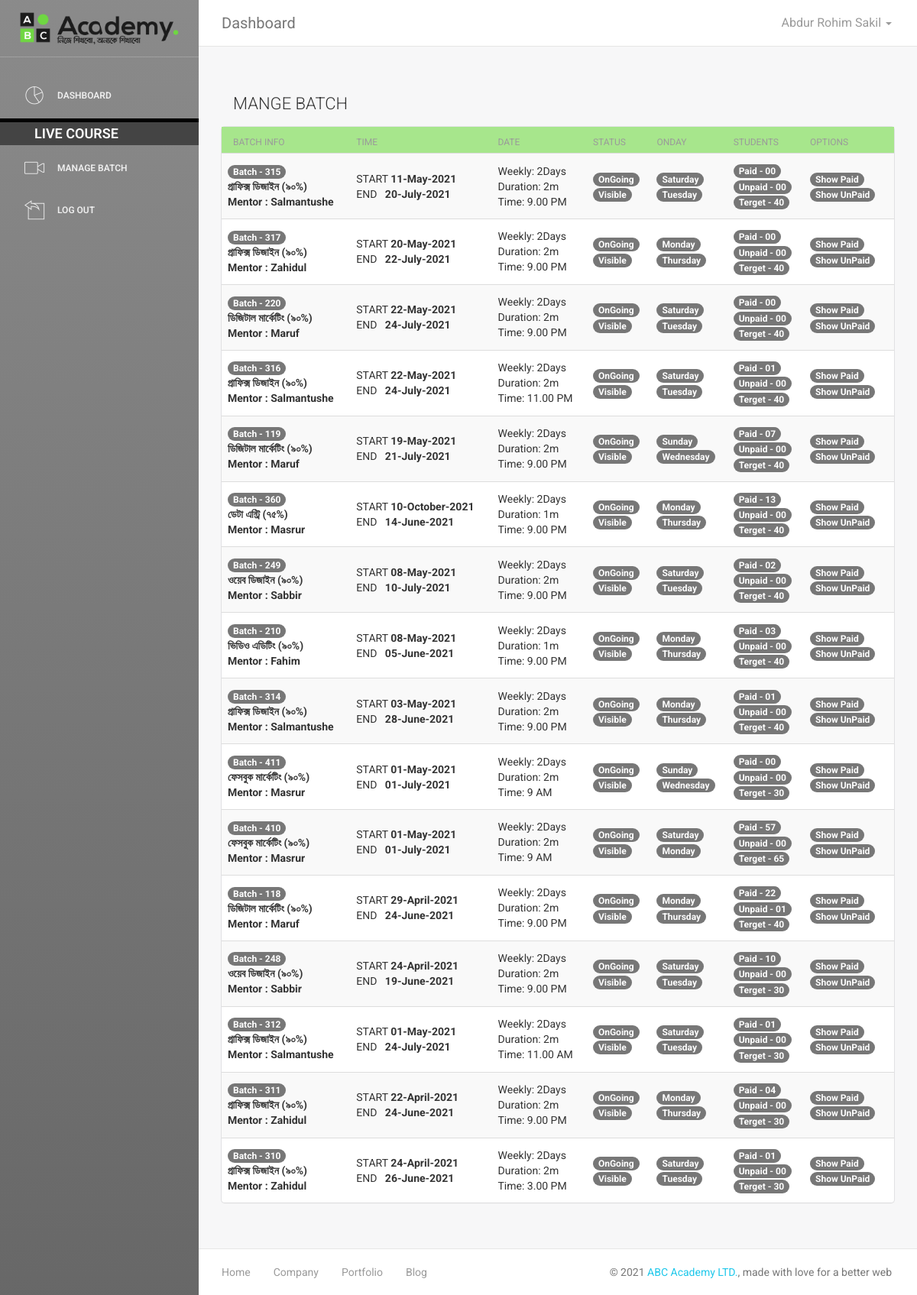
/online-academy/admin/manage-batchs-support.php (signed in), run on the app's committed database.
### tables this page shows
CREATE TABLE `staff` (
  `stf_user_id` int(11) NOT NULL,
  `stf_id` varchar(20) NOT NULL,
  `stf_name` text DEFAULT NULL,
  `stf_pass` text DEFAULT NULL,
  `stf_type` int(11) DEFAULT NULL,
  `stf_phone` text DEFAULT NULL,
  `stf_email` text DEFAULT NULL,
  `stf_sex` int(11) DEFAULT NULL,
  `stf_joining_date` text DEFAULT NULL,
  `stf_facebook` text DEFAULT NULL,
  `stf_desiganation` text DEFAULT NULL,
  `stf_online_offline` int(11) NOT NULL,
  `stf_address` text DEFAULT NULL,
  `stf_notes` text DEFAULT NULL,
  `stf_discription` varchar(500) DEFAULT NULL,
  `stf_photo` text DEFAULT NULL
);

CREATE TABLE `batchs` (
  `b_id` int(11) NOT NULL,
  `b_name` text DEFAULT NULL,
  `b_couse` int(11) DEFAULT NULL,
  `b_creation_date` text DEFAULT NULL,
  `b_day` text DEFAULT NULL,
  `b_month` text DEFAULT NULL,
  `b_year` text DEFAULT NULL,
  `b_class_on_week` int(11) DEFAULT NULL,
  `bc_duration` text DEFAULT NULL,
  `b_end_day` varchar(11) DEFAULT NULL,
  `b_end_month` varchar(11) DEFAULT NULL,
  `b_end_year` varchar(11) DEFAULT NULL,
  `b_class_time` varchar(11) DEFAULT NULL,
  `b_class_time_ampm` varchar(11) DEFAULT NULL,
  `b_mentor` varchar(11) DEFAULT NULL,
  `b_on_day_saturday` varchar(11) DEFAULT NULL,
  `b_on_day_sunday` varchar(11) DEFAULT NULL,
  `b_on_day_tuesday` varchar(11) DEFAULT NULL,
  `b_on_day_wednesday` varchar(11) DEFAULT NULL,
  `b_on_day_thursday` varchar(11) DEFAULT NULL,
  `b_on_day_friday` varchar(11) DEFAULT NULL,
  `b_on_day_monday` varchar(11) DEFAULT NULL,
  `b_terget` int(11) DEFAULT NULL,
  `b_visibility` int(11) DEFAULT NULL,
  `b_status` int(11) DEFAULT NULL
);

CREATE TABLE `online_courses` (
  `oc_id` int(11) NOT NULL,
  `oc_name` text DEFAULT NULL,
  `oc_name_short` text DEFAULT NULL,
  `oc_short_discription` varchar(200) DEFAULT NULL,
  `oc_duration` text DEFAULT NULL,
  `oc_orginal_fee` int(11) DEFAULT NULL,
  `oc_discunt_fee` int(11) DEFAULT NULL,
  `oc_discunt_percent` text DEFAULT NULL,
  `oc_date` text DEFAULT NULL,
  `oc_status` int(11) DEFAULT NULL,
  `oc_visibility` int(11) DEFAULT NULL
);

### online-academy/connection.inc.php (called while the page is built, shortened)
<?php
$servername = "localhost";
$username = "abcacademy_usr";
$password = "=*QD@v8!+,Ln";
$dbname = "abcacademy_abcdb";
$con = mysqli_connect($servername, $username, $password, $dbname);
$con->set_charset('utf8');
$np2con = $con;
$site_link = 'https://www.abcacademy.net';
	 if(isset($_SESSION['abca_sa_signed_in']) AND $_SESSION['abca_sa_signed_in'] == true)
	{
	$queryv = mysqli_query($con,"SELECT * FROM staff  inner join
	desiganation
	on
	staff.stf_desiganation = desiganation.d_id where stf_id = '{$_SESSION['abca_sa_user_id']}'");
	while ($rowc = mysqli_fetch_array($queryv)) {
	$di_stf_name = $rowc['stf_name'];
	}
	}
				function batch_students_count($batch_number,$course_id,$cmd){
			global $np2con;
			if($cmd == 'paid'){
			$queryc = mysqli_query($np2con,"SELECT st_id FROM online_students where st_batch_number = '".$batch_number."' AND st_course_name = '".$course_id."' AND st_payment_status = '1'");
			$cnt = mysqli_num_rows($queryc);
			return sprintf('%02d', $cnt);
			}
			if($cmd == 'unpaid'){
			$querycc = mysqli_query($np2con,"SELECT st_id FROM online_students where st_batch_number = '".$batch_number."'  AND st_course_name = '".$course_id."' AND st_payment_status = '0'");
			$cntc = mysqli_num_rows($querycc);
			return sprintf('%02d', $cntc);
			}
		}
?>

### online-academy/admin/manage-batchs-support.php (the view, shortened to what this page needs)
<?php include('header.php');
    	$page = (int) (!isset($_GET["page"]) ? 1 : $_GET["page"]);
    	$limit = 20;
    	$startpoint = ($page * $limit) - $limit;
?>
        <div class="content">
         <div class="container-fluid">
                <div class="row">
                    <div class="col-sm-12">
                        <div class="page-title-box">
                            <h4 class="page-title">MANGE BATCH</h4>
                        </div>
                    </div>
                </div>
                <div class="row">
                   <div class="col-12">
                        <div class="card">
                            <div class="card-body">
								    <section>
        <table class="table  table-striped">
		  <thead style="background: #a7e68c;">
		  <tr>
		  <th>Batch Info</th>
		  <th>Time</th>
		  <th>Date </th>
		  <th>Status</th>
		  <th>Onday</th>
		  <th>Students</th>
		  <th>Options</th></tr> </thead>
		  <tbody>
		<?php
		   $query = mysqli_query($np2con,"SELECT * FROM batchs Inner Join online_courses on batchs.b_couse = online_courses.oc_id  order by b_id DESC LIMIT {$startpoint}, {$limit}");
while ($row = mysqli_fetch_array($query)) {
	echo '<tr>
		  <th scope="row">
		  <span class="badge badge-success">Batch - '.$row ['b_name'].'</span><br>
		  '.$row ['oc_name'].'<br>
		  Mentor : '.$row ['b_mentor'].'</th>
		  <td>
		  START <b>'.$row ['b_day'].'-'.date("F", mktime(0, 0, 0, $row ['b_month'], 10)).'-'.$row ['b_year'].'</b><br>
		  END&nbsp;&nbsp; <b>'.$row ['b_end_day'].'-'.date("F", mktime(0, 0, 0, $row ['b_end_month'], 10)).'-'.$row ['b_end_year'].'</b>
		  </td>
			<td>
			Weekly: '.$row ['b_class_on_week'].'Days<br>
			Duration: '.$row ['bc_duration'].'<br>
			Time: '.$row ['b_class_time'].' '.$row ['b_class_time_ampm'].'<br>
			</td>
		  ';
		  echo'<td>';
		  if($row ['b_status']== '1'){
			echo '<span class="badge badge-success">OnGoing</span>';
		  }else {echo '<span class="badge badge-danger">Booked</span>';}
			echo '<br>';
			if($row ['b_visibility']== '1'){
			echo '<span class="badge badge-success">Visible</span>';
		  }else {echo '<span class="badge badge-danger">Hidden</span>';}
		  echo'</td>';
		 echo '<td>';
		  if($row ['b_on_day_saturday'] == '1'){echo '<span class="badge badge-info">Saturday</span><br>';}
		  if($row ['b_on_day_sunday'] == '1'){echo '<span class="badge badge-info">Sunday</span><br>';}
		  if($row ['b_on_day_monday'] == '1'){echo '<span class="badge badge-info">Monday</span><br>';}
		  if($row ['b_on_day_tuesday'] == '1'){echo '<span class="badge badge-info">Tuesday</span><br>';}
		  if($row ['b_on_day_wednesday'] == '1'){echo '<span class="badge badge-info">Wednesday</span><br>';}
		  if($row ['b_on_day_thursday'] == '1'){echo '<span class="badge badge-info">Thursday</span><br>';}
		  echo'</td>';
			 echo '<td>
			 <span class="badge badge-success">Paid - '.batch_students_count($row ['b_name'],$row ['oc_id'],'paid').'</span><br>
			 <span class="badge badge-danger">Unpaid - '.batch_students_count($row ['b_name'],$row ['oc_id'],'unpaid').'</span><br>
			 <span class="badge badge-info">Terget - '.$row ['b_terget'].'</span><br>
			 </td>';
			  echo'<td>';
		  echo '
<a  href="'.$site_link.'/admin/show-batch-students.php?batch='.$row ['b_name'].'&course='.$row ['oc_id'].'&cmd=paid" class="badge badge-success" >Show Paid</a><br>
<a  href="'.$site_link.'/admin/show-batch-students.php?batch='.$row ['b_name'].'&course='.$row ['oc_id'].'&cmd=unpaid" class="badge badge-info" >Show UnPaid</a><br>
</td>
		  </tr> ';
}
		  ?>
		  </tbody> </table> </div></div>
							</div>
                    </div>
                   </div>
        </div>
<?php include('footer.php') ?>

### online-academy/admin/header.php (shortened to what this page needs)
<?php
require '../connection.inc.php';
?>
<!doctype html>
<html lang="en">
<head>
    <link href="assets/css/bootstrap.min.css" rel="stylesheet" />
    <link href="custom.css" rel="stylesheet" />
    <link href="assets/css/animate.min.css" rel="stylesheet"/>
    <link href="assets/css/light-bootstrap-dashboard.css?v=1.4.0" rel="stylesheet"/>
    <link href="assets/css/demo.css" rel="stylesheet" />
    <link href="http://maxcdn.bootstrapcdn.com/font-awesome/4.2.0/css/font-awesome.min.css" rel="stylesheet">
    <link href="assets/css/pe-icon-7-stroke.css" rel="stylesheet" />
</head>
<body>
<div class="wrapper">
   <?php include('sidebar.php')?>
    <div class="main-panel">
        <nav class="navbar navbar-default navbar-fixed">
            <div class="container-fluid">
                <div class="navbar-header">
                    <a class="navbar-brand" href="#">Dashboard</a>
                </div>
                <div class="collapse navbar-collapse">
                    <ul class="nav navbar-nav navbar-right">
                        <li class="dropdown">
                              <a href="#" class="dropdown-toggle" data-toggle="dropdown">
                                    <p>
										<?php echo $di_stf_name ?>
										<b class="caret"></b>
									</p>
                              </a>
                        </li>
                    </ul>
                </div>
            </div>
        </nav>

### data on the page
staff: stf_name "Abdur Rohim Sakil"
batchs: b_name "315", online_courses.oc_name "গ্রাফিক্স ডিজাইন (৯০%)", b_mentor "Salmantushe", b_day "11", b_month "May", b_year "2021", b_end_day "20", b_end_month "July", b_end_year "2021", b_class_on_week "2", bc_duration "2m", b_class_time "9.00", b_class_time_ampm "PM", b_status "OnGoing", b_visibility "Visible", b_on_day_saturday "Saturday", b_on_day_tuesday "Tuesday", oc_id "00", b_terget "40"
batchs: b_name "317", online_courses.oc_name "গ্রাফিক্স ডিজাইন (৯০%)", b_mentor "Zahidul", b_day "20", b_month "May", b_year "2021", b_end_day "22", b_end_month "July", b_end_year "2021", b_class_on_week "2", bc_duration "2m", b_class_time "9.00", b_class_time_ampm "PM", b_status "OnGoing", b_visibility "Visible", b_on_day_monday "Monday", b_on_day_thursday "Thursday", oc_id "00", b_terget "40"
batchs: b_name "220", online_courses.oc_name "ডিজিটাল মার্কেটিং (৯০%)", b_mentor "Maruf", b_day "22", b_month "May", b_year "2021", b_end_day "24", b_end_month "July", b_end_year "2021", b_class_on_week "2", bc_duration "2m", b_class_time "9.00", b_class_time_ampm "PM", b_status "OnGoing", b_visibility "Visible", b_on_day_saturday "Saturday", b_on_day_tuesday "Tuesday", oc_id "00", b_terget "40"
batchs: b_name "316", online_courses.oc_name "গ্রাফিক্স ডিজাইন (৯০%)", b_mentor "Salmantushe", b_day "22", b_month "May", b_year "2021", b_end_day "24", b_end_month "July", b_end_year "2021", b_class_on_week "2", bc_duration "2m", b_class_time "11.00", b_class_time_ampm "PM", b_status "OnGoing", b_visibility "Visible", b_on_day_saturday "Saturday", b_on_day_tuesday "Tuesday", oc_id "01", oc_id "00", b_terget "40"
batchs: b_name "119", online_courses.oc_name "ডিজিটাল মার্কেটিং (৯০%)", b_mentor "Maruf", b_day "19", b_month "May", b_year "2021", b_end_day "21", b_end_month "July", b_end_year "2021", b_class_on_week "2", bc_duration "2m", b_class_time "9.00", b_class_time_ampm "PM", b_status "OnGoing", b_visibility "Visible", b_on_day_sunday "Sunday", b_on_day_wednesday "Wednesday", oc_id "07", oc_id "00", b_terget "40"
batchs: b_name "360", online_courses.oc_name "ডেটা এন্ট্রি (৭৫%)", b_mentor "Masrur", b_day "10", b_month "October", b_year "2021", b_end_day "14", b_end_month "June", b_end_year "2021", b_class_on_week "2", bc_duration "1m", b_class_time "9.00", b_class_time_ampm "PM", b_status "OnGoing", b_visibility "Visible", b_on_day_monday "Monday", b_on_day_thursday "Thursday", oc_id "13", oc_id "00", b_terget "40"
batchs: b_name "249", online_courses.oc_name "ওয়েব ডিজাইন (৯০%)", b_mentor "Sabbir", b_day "08", b_month "May", b_year "2021", b_end_day "10", b_end_month "July", b_end_year "2021", b_class_on_week "2", bc_duration "2m", b_class_time "9.00", b_class_time_ampm "PM", b_status "OnGoing", b_visibility "Visible", b_on_day_saturday "Saturday", b_on_day_tuesday "Tuesday", oc_id "02", oc_id "00", b_terget "40"
batchs: b_name "210", online_courses.oc_name "ভিডিও এডিটিং (৯০%)", b_mentor "Fahim", b_day "08", b_month "May", b_year "2021", b_end_day "05", b_end_month "June", b_end_year "2021", b_class_on_week "2", bc_duration "1m", b_class_time "9.00", b_class_time_ampm "PM", b_status "OnGoing", b_visibility "Visible", b_on_day_monday "Monday", b_on_day_thursday "Thursday", oc_id "03", oc_id "00", b_terget "40"
batchs: b_name "314", online_courses.oc_name "গ্রাফিক্স ডিজাইন (৯০%)", b_mentor "Salmantushe", b_day "03", b_month "May", b_year "2021", b_end_day "28", b_end_month "June", b_end_year "2021", b_class_on_week "2", bc_duration "2m", b_class_time "9.00", b_class_time_ampm "PM", b_status "OnGoing", b_visibility "Visible", b_on_day_monday "Monday", b_on_day_thursday "Thursday", oc_id "01", oc_id "00", b_terget "40"
batchs: b_name "411", online_courses.oc_name "ফেসবুক মার্কেটিং (৯০%)", b_mentor "Masrur", b_day "01", b_month "May", b_year "2021", b_end_day "01", b_end_month "July", b_end_year "2021", b_class_on_week "2", bc_duration "2m", b_class_time "9", b_class_time_ampm "AM", b_status "OnGoing", b_visibility "Visible", b_on_day_sunday "Sunday", b_on_day_wednesday "Wednesday", oc_id "00", b_terget "30"
batchs: b_name "410", online_courses.oc_name "ফেসবুক মার্কেটিং (৯০%)", b_mentor "Masrur", b_day "01", b_month "May", b_year "2021", b_end_day "01", b_end_month "July", b_end_year "2021", b_class_on_week "2", bc_duration "2m", b_class_time "9", b_class_time_ampm "AM", b_status "OnGoing", b_visibility "Visible", b_on_day_saturday "Saturday", b_on_day_monday "Monday", oc_id "57", oc_id "00", b_terget "65"
batchs: b_name "118", online_courses.oc_name "ডিজিটাল মার্কেটিং (৯০%)", b_mentor "Maruf", b_day "29", b_month "April", b_year "2021", b_end_day "24", b_end_month "June", b_end_year "2021", b_class_on_week "2", bc_duration "2m", b_class_time "9.00", b_class_time_ampm "PM", b_status "OnGoing", b_visibility "Visible", b_on_day_monday "Monday", b_on_day_thursday "Thursday", oc_id "22", oc_id "01", b_terget "40"
batchs: b_name "248", online_courses.oc_name "ওয়েব ডিজাইন (৯০%)", b_mentor "Sabbir", b_day "24", b_month "April", b_year "2021", b_end_day "19", b_end_month "June", b_end_year "2021", b_class_on_week "2", bc_duration "2m", b_class_time "9.00", b_class_time_ampm "PM", b_status "OnGoing", b_visibility "Visible", b_on_day_saturday "Saturday", b_on_day_tuesday "Tuesday", oc_id "10", oc_id "00", b_terget "30"
batchs: b_name "312", online_courses.oc_name "গ্রাফিক্স ডিজাইন (৯০%)", b_mentor "Salmantushe", b_day "01", b_month "May", b_year "2021", b_end_day "24", b_end_month "July", b_end_year "2021", b_class_on_week "2", bc_duration "2m", b_class_time "11.00", b_class_time_ampm "AM", b_status "OnGoing", b_visibility "Visible", b_on_day_saturday "Saturday", b_on_day_tuesday "Tuesday", oc_id "01", oc_id "00", b_terget "30"
batchs: b_name "311", online_courses.oc_name "গ্রাফিক্স ডিজাইন (৯০%)", b_mentor "Zahidul", b_day "22", b_month "April", b_year "2021", b_end_day "24", b_end_month "June", b_end_year "2021", b_class_on_week "2", bc_duration "2m", b_class_time "9.00", b_class_time_ampm "PM", b_status "OnGoing", b_visibility "Visible", b_on_day_monday "Monday", b_on_day_thursday "Thursday", oc_id "04", oc_id "00", b_terget "30"
batchs: b_name "310", online_courses.oc_name "গ্রাফিক্স ডিজাইন (৯০%)", b_mentor "Zahidul", b_day "24", b_month "April", b_year "2021", b_end_day "26", b_end_month "June", b_end_year "2021", b_class_on_week "2", bc_duration "2m", b_class_time "3.00", b_class_time_ampm "PM", b_status "OnGoing", b_visibility "Visible", b_on_day_saturday "Saturday", b_on_day_tuesday "Tuesday", oc_id "01", oc_id "00", b_terget "30"
